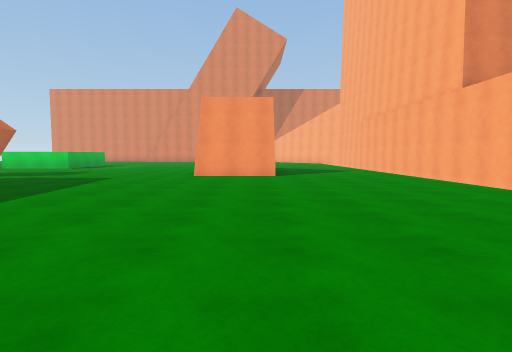
[1] (above)

23 first-person views from a walk through a Unity game level. The camera is 1.3 m above the floor, tilts 4° down and sees 80° across. The floor is counted in squares, 2 m on a side. Each view is taken from the middle of a square. On the plan, view 1 faces up. The plan holds only what a view shows up to about 10 squares ahead; the rest is blank. The place goes on beyond the plan.

[2]
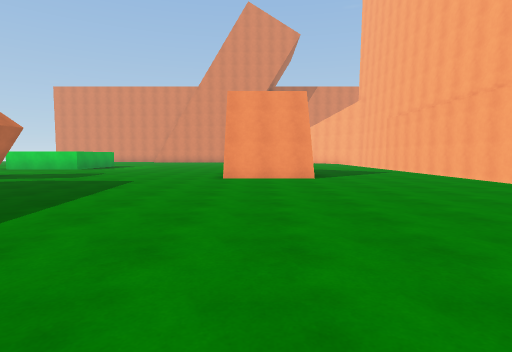

[3]
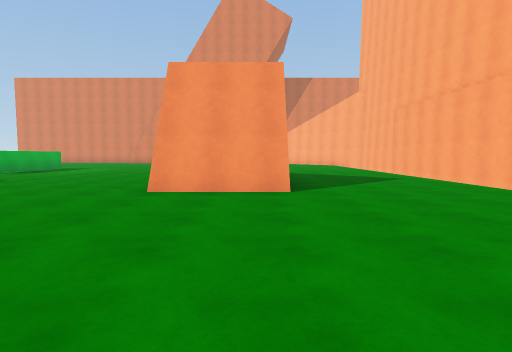

[4]
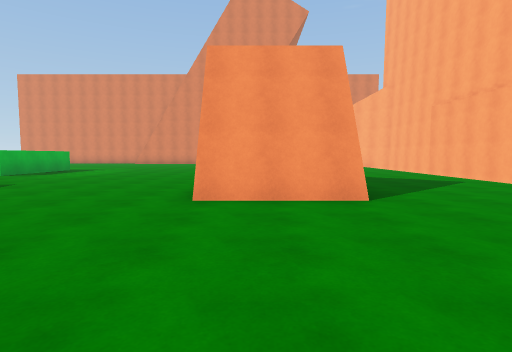

[5]
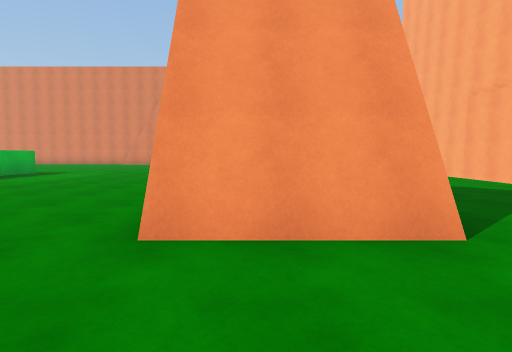

[6]
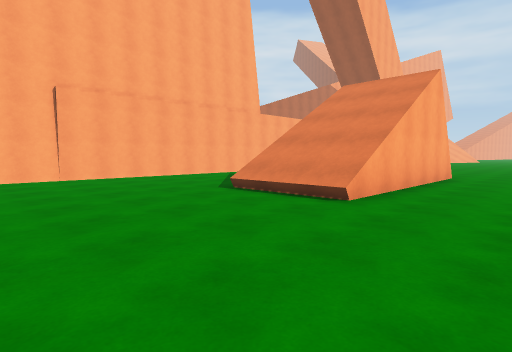

[7]
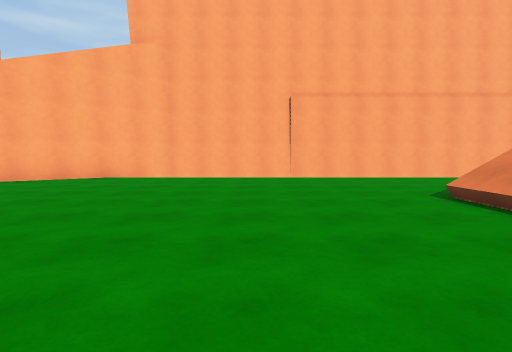

[8]
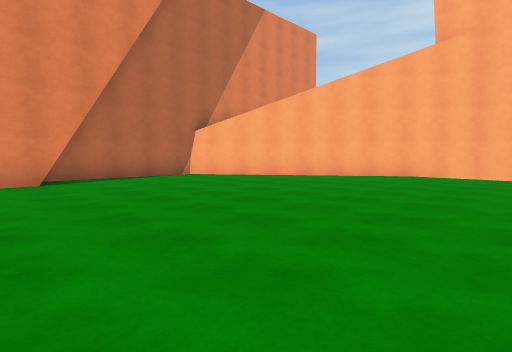

[9]
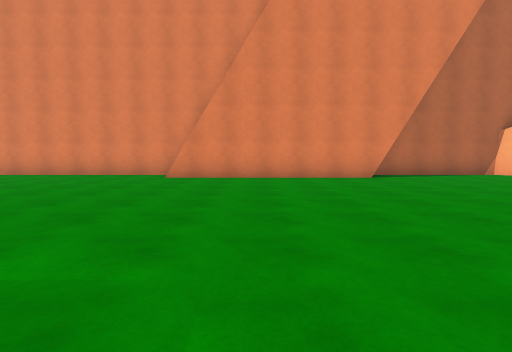

[10]
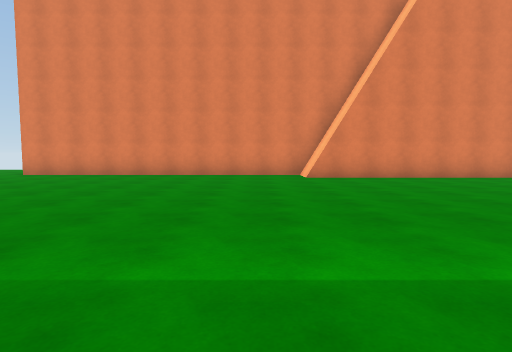

[11]
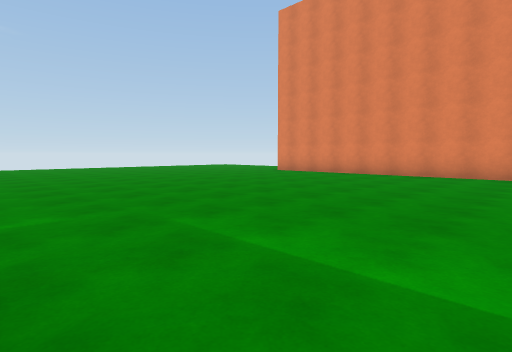

[12]
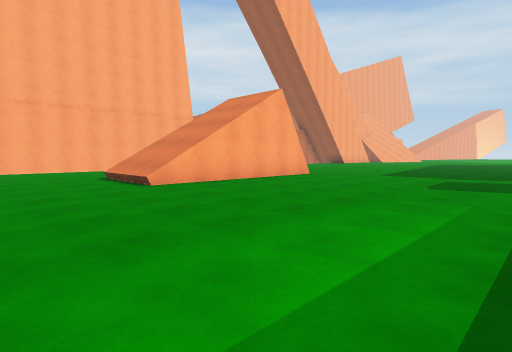

[13]
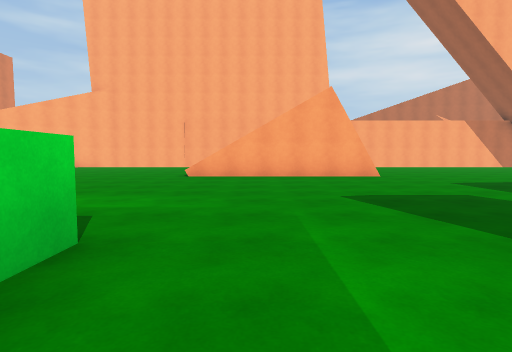

[14]
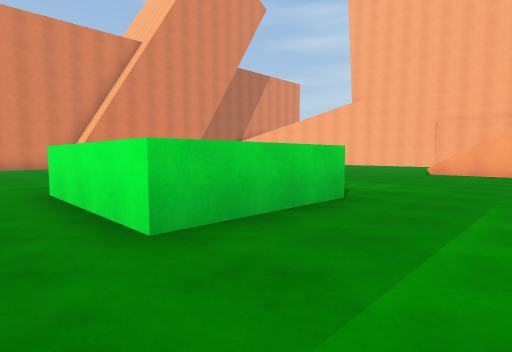

[15]
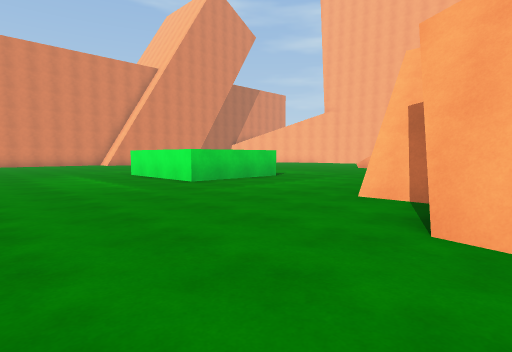

[16]
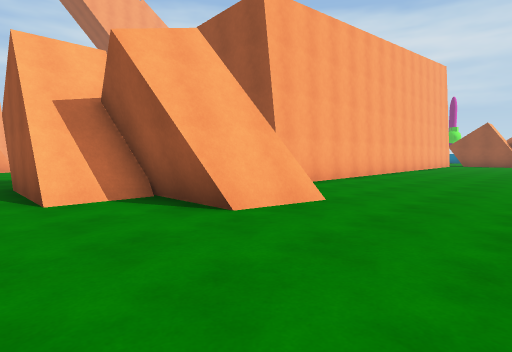

[17]
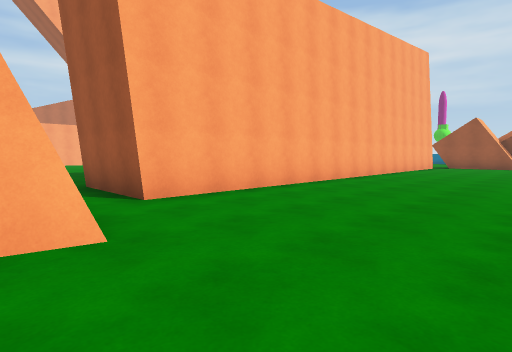

[18]
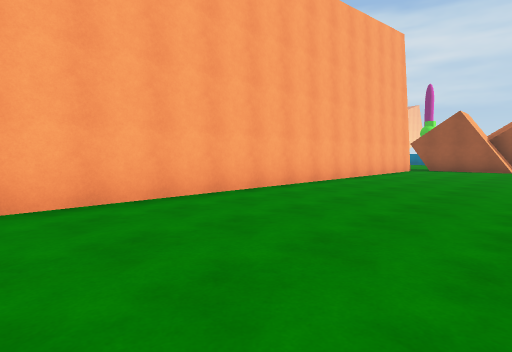

[19]
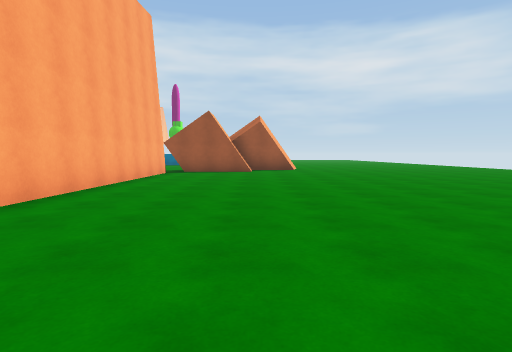

[20]
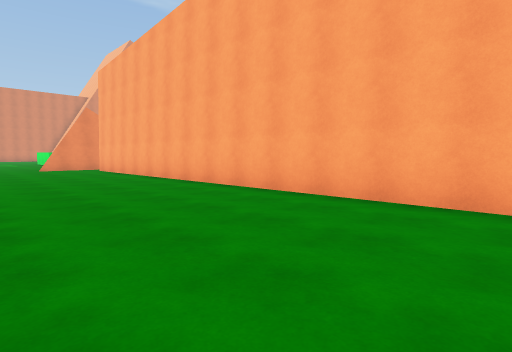

[21]
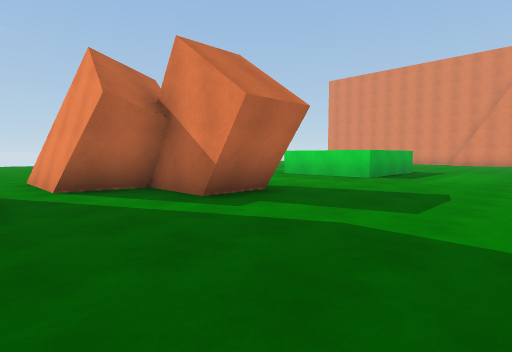

[22]
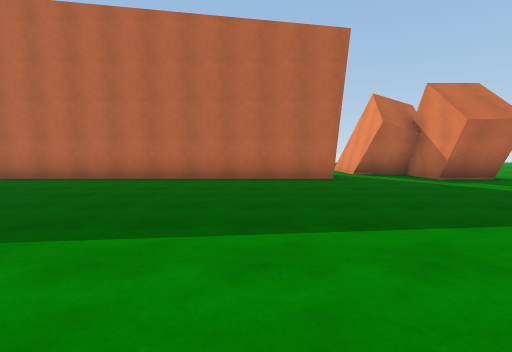

[23]
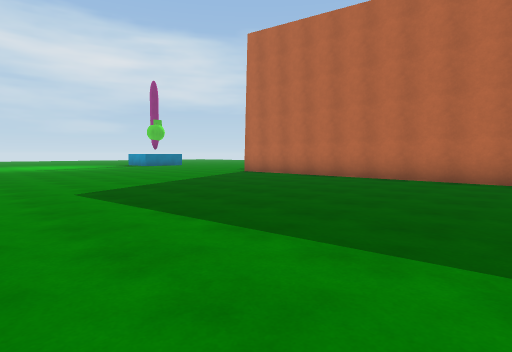

### Floor plan
Key: @ floor where view 1 was taken; # wall or solid block; . floor; / step, stairs or slope; = window, fence, low wall or low ledge; ^ raised ledge; v drop or lower ground.
Columns run from 16 left of view 1 to 6 right of it. Each row starts with its distance up from view 1.
 28 ########    #######
 27 .......######.....#
 26 ..................##
 25 ...................##
 24 ....................#
 23 ....................##
 22 .....................##
 21 .....................v#
 20 .....................v#
 19 ....... ............. #
 18  ...... .............v#
 17  ...^  ^.............v#
 16  ...^  ^.............v#
 15  ...^^^^......=//....v#
 14  .............v//....v#
 13 ..............v//....v#
 12 ..............v//....v#
 11 ..............v//....v#
 10 .....###.......##....v#
  9 ....####.............v#
  8 ...###...............v#
  7 .....................v#
  6 .....##..............
  5 .....##..............
  4 .....##..............
  3 .....##.............
  2 .....##............
  1 .....##...........
  0 .....##.........@
 -1 .....##.........
 -2 .....##.........
 -3 .....##.........
 -4 .....##.........
 -5 .....##........
 -6 .....#  .......
 -7 .....#   ......

Where each view was taken, in squares from view 1:
view 1: 0 up, 0 right, facing up
view 2: 1 up, 1 left, facing up
view 3: 4 up, 0 right, facing up
view 4: 5 up, 1 left, facing up
view 5: 7 up, 1 left, facing up
view 6: 19 up, 4 left, facing down-right
view 7: 18 up, 4 left, facing right
view 8: 19 up, 5 left, facing up-right
view 9: 18 up, 7 left, facing up
view 10: 18 up, 11 left, facing up
view 11: 18 up, 10 left, facing up-left
view 12: 18 up, 8 left, facing down-right
view 13: 13 up, 11 left, facing right
view 14: 12 up, 13 left, facing up-right
view 15: 8 up, 16 left, facing up-right
view 16: 11 up, 16 left, facing down-right
view 17: 8 up, 16 left, facing down-right
view 18: 5 up, 16 left, facing down-right
view 19: 3 up, 15 left, facing down
view 20: 7 down, 16 left, facing up-right
view 21: 6 up, 5 left, facing up-left
view 22: 4 up, 1 left, facing left
view 23: 1 up, 1 left, facing down-left
